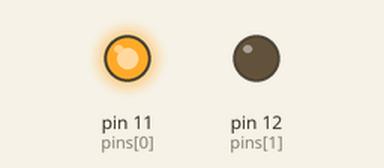
Recording of a program running on a simulated Raspberry Pi (header pin numbers). Parts: output pins drawn as LEDs (lit = HIGH).

Above: at 0.05 s.
At 1.5 s:
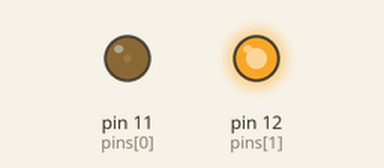
Timing chart, 0 to 4.6 s (numbered marks = the images above):
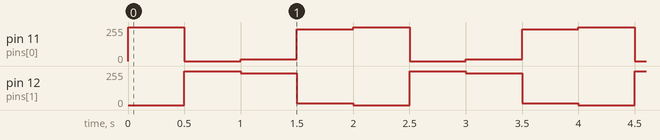

The program:

01_dule_color_led.py
```python
#!/usr/bin/env python
import RPi.GPIO as GPIO
import time

colors = [0xFF00, 0x00FF, 0x0FF0, 0xF00F]
pins = (11, 12)  # pins is a dict

GPIO.setmode(GPIO.BOARD)  # Numbers GPIOs by physical location
GPIO.setup(pins, GPIO.OUT)  # Set pins' mode is output
GPIO.output(pins, GPIO.LOW)  # Set pins to LOW(0V) to off led

p_R = GPIO.PWM(pins[0], 2000)  # set Frequece to 2KHz
p_G = GPIO.PWM(pins[1], 2000)

p_R.start(0)  # Initial duty Cycle = 0(leds off)
p_G.start(0)


def map(x, in_min, in_max, out_min, out_max):
    return (x - in_min) * (out_max - out_min) / (in_max - in_min) + out_min


def setColor(col):  # For example : col = 0x1122
    R_val = col >> 8
    G_val = col & 0x00FF

    R_val = map(R_val, 0, 255, 0, 100)
    G_val = map(G_val, 0, 255, 0, 100)

    p_R.ChangeDutyCycle(R_val)  # Change duty cycle
    p_G.ChangeDutyCycle(G_val)


def loop():
    while True:
        for col in colors:
            setColor(col)
            time.sleep(0.5)


def destroy():
    p_R.stop()
    p_G.stop()
    GPIO.output(pins, GPIO.LOW)  # Turn off all leds
    GPIO.cleanup()


if __name__ == "__main__":
    try:
        loop()
    except KeyboardInterrupt:
        destroy()
```

Measured:
- by itself, pin 11 (pins[0]): repeats every 2.0 s: 0/255 0.50 s, 15/255 0.50 s, 240/255 0.50 s, 255/255 0.50 s
- by itself, pin 12 (pins[1]): repeats every 2.0 s: 240/255 0.50 s, 15/255 0.50 s, 0/255 0.50 s, 255/255 0.50 s
